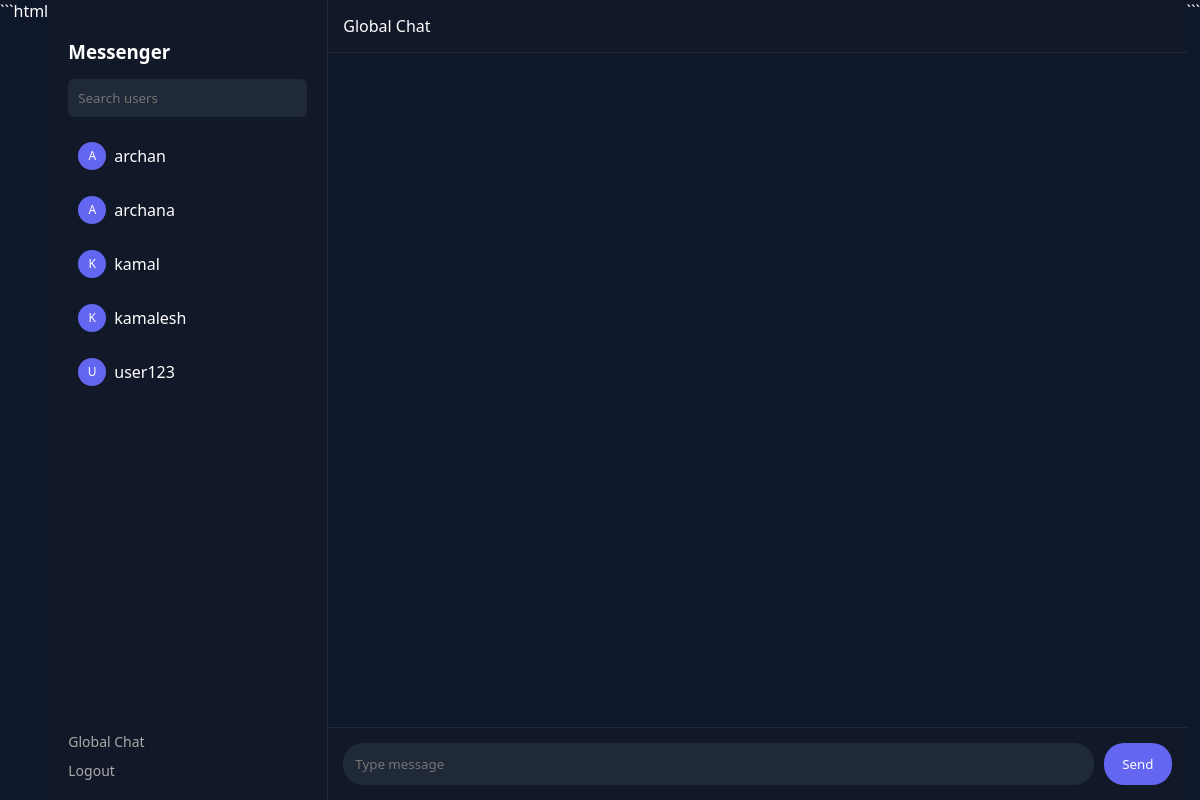
The page /dashboard (signed in) on the database as committed earlier.
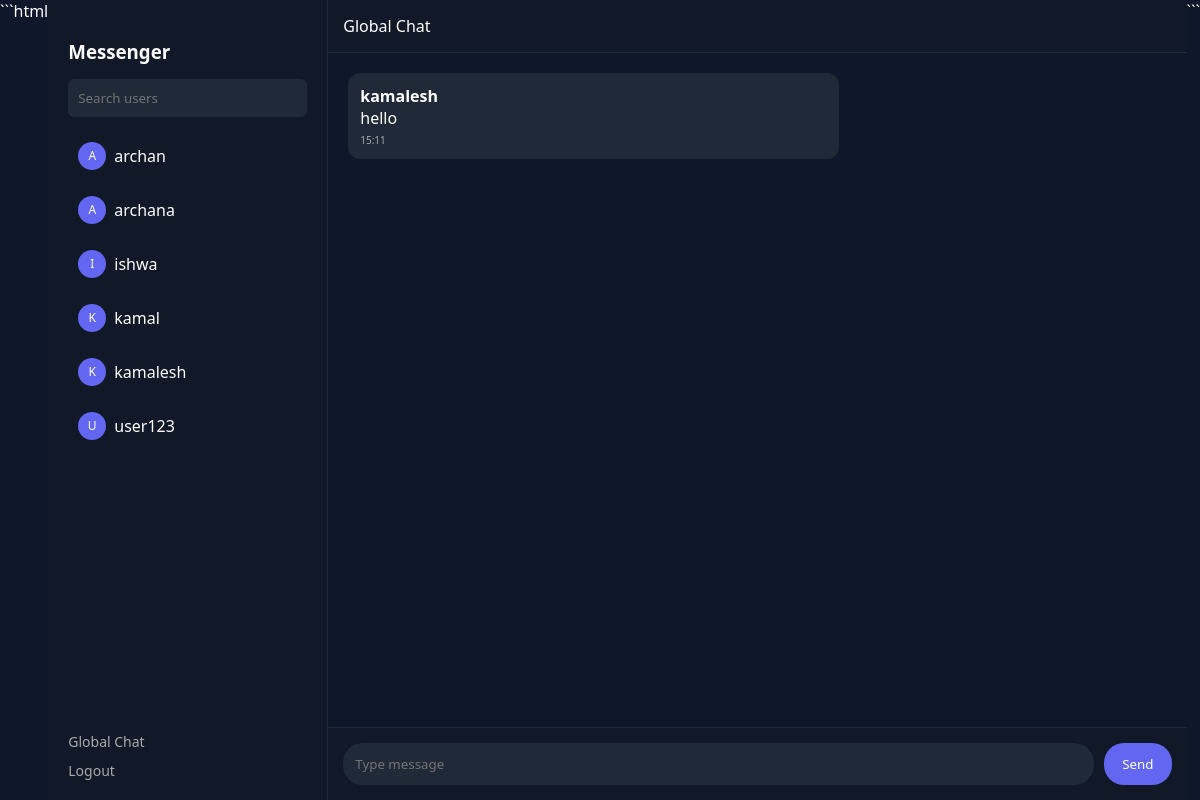
The same page on the database as committed later.
### tables this page shows
CREATE TABLE users (
            id INTEGER PRIMARY KEY AUTOINCREMENT,
            username TEXT UNIQUE NOT NULL,
            password TEXT NOT NULL
        );

CREATE TABLE messages (
            id INTEGER PRIMARY KEY AUTOINCREMENT,
            username TEXT NOT NULL,
            message TEXT NOT NULL,
            timestamp TEXT NOT NULL
        );

### main.py (the view)
@app.route("/dashboard")
def dashboard():
    if "user" not in session:
        return redirect(url_for("index"))
    db = get_db()
    cursor = db.cursor()
    cursor.execute("SELECT * FROM messages ORDER BY id ASC")
    messages = cursor.fetchall()
    cursor.execute(
        "SELECT username FROM users WHERE username != ?",
        (session["user"],)
    )
    users = cursor.fetchall()
    db.close()
    return render_template(
        "dashboard.html",
        user=session["user"],
        messages=messages,
        users=users
    )

### main.py (called while the page is built)
def get_db():
    conn = sqlite3.connect(DB_NAME, check_same_thread=False)
    conn.row_factory = sqlite3.Row
    return conn

### templates/dashboard.html (shortened to what this page needs)
<!DOCTYPE html>
<html>
<head>
</head>
<body>
<div id="sidebar">
<h3>Messenger</h3>
<input id="search" placeholder="Search users">
<ul id="online-users">
{% for u in users %}
<li onclick="openPrivate('{{u.username}}')">
<div class="user-row">
<div class="avatar">{{u.username[0]|upper}}</div>
<span>{{u.username}}</span>
</div>
</li>
{% endfor %}
</ul>
<a href="#" onclick="openGlobal()" class="logout">Global Chat</a>
<a href="{{url_for('logout')}}" class="logout">Logout</a>
</div>
<div id="chat-container">
<div id="chat-header">
<span id="chat-title">Global Chat</span>
</div>
<div id="chat">
{% for msg in messages %}
<div class="message other">
<b>{{msg.username}}</b><br>
{{msg.message}}
<span class="time">{{msg.timestamp}}</span>
</div>
{% endfor %}
</div>
<div id="input-area">
<input id="message" placeholder="Type message">
<button onclick="sendMessage()">Send</button>
</div>
</div>
</body>
</html>

### templates/dashboard.html (style rules this page uses)
* { box-sizing:border-box; font-family:Segoe UI,Arial; }
body { margin:0; display:flex; height:100vh; background:#0f172a; color:white; }
#sidebar { width:280px; background:#111827; display:flex; flex-direction:column; padding:20px; border-right:1px solid #1f2937; }
#sidebar h3 { margin-bottom:15px; }
#search { padding:10px; border:none; border-radius:6px; background:#1f2937; color:white; margin-bottom:15px; }
#online-users { list-style:none; padding:0; margin:0; flex:1; overflow-y:auto; }
#online-users li { padding:10px; border-radius:8px; cursor:pointer; display:flex; align-items:center; justify-content:space-between; margin-bottom:6px; transition:.2s; }
.avatar { width:28px; height:28px; border-radius:50%; background:#6366f1; display:flex; align-items:center; justify-content:center; font-size:12px; margin-right:8px; }
.user-row { display:flex; align-items:center; }
#chat-container { flex:1; display:flex; flex-direction:column; }
#chat-header { background:#111827; padding:15px; border-bottom:1px solid #1f2937; font-weight:500; }
#chat { flex:1; padding:20px; overflow-y:auto; display:flex; flex-direction:column; }
.message { max-width:60%; padding:12px; margin-bottom:10px; border-radius:12px; animation:fade .2s ease; }
.other { background:#1f2937; }
.time { font-size:10px; opacity:.6; display:block; margin-top:4px; }
#input-area { display:flex; padding:15px; background:#111827; border-top:1px solid #1f2937; }
#message { flex:1; padding:12px; border-radius:20px; border:none; background:#1f2937; color:white; }
button { margin-left:10px; padding:10px 18px; border:none; border-radius:20px; background:#6366f1; color:white; cursor:pointer; transition:.2s; }
.logout { margin-top:10px; color:#aaa; text-decoration:none; font-size:14px; }

Rows that differ between the two databases and show on the page:
added users: username "I", username "ishwa"
added messages: username "kamalesh", message "hello", timestamp "15:11"
